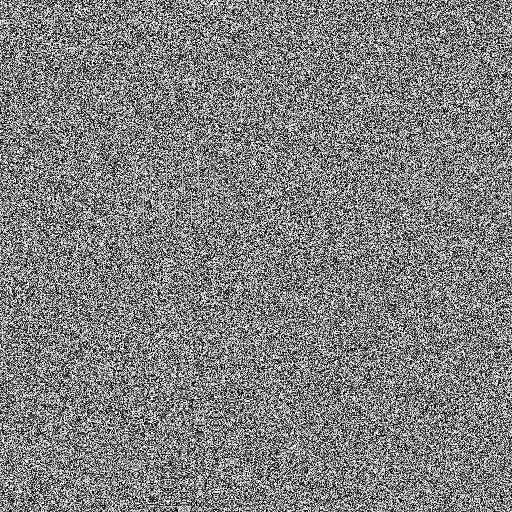
#> input picture DNA_Composite/encrypted.png, 512 x 512 px
$ python dna_composite.py enc 5 encrypted.png
#> lines starting #> are read from the running program, lines starting #| are printed output that depends on the picture
# dna_image_cipher.py
import numpy as np
import cv2
import json
import math
import os
import sys
import time
import argparse
from typing import Tuple, Dict, List, Union
from PIL import Image
import matplotlib.pyplot as plt
from scipy.stats import pearsonr

# ===================================================================
# 1. Enhanced Chaotic Map System
# ===================================================================
class EnhancedChaoticSystem:
    """Manages all chaotic maps with support for multiple instances"""
    def __init__(self, config: Dict):
        self.config = config
        self.transient_iter = config.get("transient_iterations", 1000)

    def logistic_map(self, length: int, x0: float, r: float) -> np.ndarray:
        seq = np.zeros(length)
        x = x0
        for _ in range(self.transient_iter):
            x = r * x * (1 - x)
        for i in range(length):
            x = r * x * (1 - x)
            seq[i] = x
        return seq

    def sine_map(self, length: int, x0: float, a: float) -> np.ndarray:
        seq = np.zeros(length)
        x = x0
        for _ in range(self.transient_iter):
            x = a * math.sin(math.pi * x)
        for i in range(length):
            x = a * math.sin(math.pi * x)
            seq[i] = x
        return seq

    def singer_map(self, length: int, x0: float, mu: float) -> np.ndarray:
        seq = np.zeros(length)
        x = x0
        for _ in range(self.transient_iter):
            x = mu * (7.86*x - 23.31*(x**2) + 28.75*(x**3) - 13.3*(x**4))
        for i in range(length):
            x = mu * (7.86*x - 23.31*(x**2) + 28.75*(x**3) - 13.3*(x**4))
            seq[i] = x
        return seq

    def quadratic_map(self, length: int, x0: float, a: float) -> np.ndarray:
        seq = np.zeros(length)
        x = x0
        for _ in range(self.transient_iter):
            x = a - x**2
        for i in range(length):
            x = a - x**2
            seq[i] = x
        return seq

    def pwlcm_map(self, length: int, x0: float, p: float) -> np.ndarray:
        """Piecewise Linear Chaotic Map"""
        seq = np.zeros(length)
        x = x0
        for _ in range(self.transient_iter):
            if x < p:
                x = x / p
            elif x < 0.5:
                x = (x - p) / (0.5 - p)
            else:
                x = 1.0 - x
        for i in range(length):
            if x < p:
                x = x / p
            elif x < 0.5:
                x = (x - p) / (0.5 - p)
            else:
                x = 1.0 - x
            seq[i] = x
        return seq

    def lorenz_map(self, length: int, x0: float, y0: float, z0: float,
                  sigma: float = 10.0, rho: float = 28.0, beta: float = 8.0/3) -> np.ndarray:
        """Lorenz system (returns x-component)"""
        seq = np.zeros(length)
        x, y, z = x0, y0, z0
        dt = 0.01
        for _ in range(self.transient_iter):
            dx = sigma * (y - x) * dt
            dy = (x * (rho - z) - y) * dt
            dz = (x * y - beta * z) * dt
            x, y, z = x + dx, y + dy, z + dz
        for i in range(length):
            dx = sigma * (y - x) * dt
            dy = (x * (rho - z) - y) * dt
            dz = (x * y - beta * z) * dt
            x, y, z = x + dx, y + dy, z + dz
            seq[i] = x
        return seq

    def ikeda_map(self, length: int, x0: float, y0: float, u: float = 0.6) -> np.ndarray:
        """Ikeda map (returns x-component)"""
        seq = np.zeros(length)
        x, y = x0, y0
        for _ in range(self.transient_iter):
            t = 0.4 - 6.0 / (1 + x*x + y*y)
            x1 = 1 + u * (x * math.cos(t) - y * math.sin(t))
            y = u * (x * math.sin(t) + y * math.cos(t))
            x = x1
        for i in range(length):
            t = 0.4 - 6.0 / (1 + x*x + y*y)
            x1 = 1 + u * (x * math.cos(t) - y * math.sin(t))
            y = u * (x * math.sin(t) + y * math.cos(t))
            x = x1
            seq[i] = x
        return seq

    def henon_map(self, length: int, x0: float, y0: float, a: float = 1.4, b: float = 0.3) -> np.ndarray:
        """Henon map (returns x-component)"""
        seq = np.zeros(length)
        x, y = x0, y0
        for _ in range(self.transient_iter):
            x1 = 1 - a * x*x + y
            y = b * x
            x = x1
        for i in range(length):
            x1 = 1 - a * x*x + y
            y = b * x
            x = x1
            seq[i] = x
        return seq

    def tent_map(self, length: int, x0: float, b: float = 2.0) -> np.ndarray:
        """Tent map"""
        seq = np.zeros(length)
        x = x0
        for _ in range(self.transient_iter):
            if x < 0.5:
                x = b * x
            else:
                x = b * (1 - x)
        for i in range(length):
            if x < 0.5:
                x = b * x
            else:
                x = b * (1 - x)
            seq[i] = x
        return seq

    def generate_sequence(self, map_type: str, length: int, params: Dict) -> np.ndarray:
        """Unified chaotic sequence generator with multi-instance support"""
        # Handle multiple logistic/sine instances
        if map_type.startswith("logistic"):
            return self.logistic_map(length, params["x0"], params["r"])
        elif map_type.startswith("sine"):
            return self.sine_map(length, params["x0"], params["a"])

        # Other map types
        if map_type == "singer":
            return self.singer_map(length, params["x0"], params["mu"])
        elif map_type == "quadratic":
            return self.quadratic_map(length, params["x0"], params["a"])
        elif map_type == "pwlcm":
            return self.pwlcm_map(length, params["x0"], params["p"])
        elif map_type == "lorenz":
            return self.lorenz_map(length, params["x0"], params["y0"], params["z0"])
        elif map_type == "ikeda":
            return self.ikeda_map(length, params["x0"], params["y0"], params["u"])
        elif map_type == "henon":
            return self.henon_map(length, params["x0"], params["y0"], params["a"], params["b"])
        elif map_type == "tent":
            return self.tent_map(length, params["x0"], params["b"])
        else:
            raise ValueError(f"Unknown map type: {map_type}")

# ===================================================================
# 2. DNA Encoding System
# ===================================================================
class DNAEncoder:
    """Handles DNA encoding/decoding with dynamic rules"""
    DNA_RULES = {
        1: {'00': 'A', '01': 'C', '10': 'G', '11': 'T'},
        2: {'00': 'A', '01': 'G', '10': 'C', '11': 'T'},
        3: {'00': 'C', '01': 'A', '10': 'T', '11': 'G'},
        4: {'00': 'G', '01': 'A', '10': 'T', '11': 'C'},
        5: {'00': 'T', '01': 'C', '10': 'G', '11': 'A'},
        6: {'00': 'T', '01': 'G', '10': 'C', '11': 'A'},
        7: {'00': 'G', '01': 'C', '10': 'A', '11': 'T'},
        8: {'00': 'C', '01': 'G', '10': 'A', '11': 'T'}
    }

    DNA_REVERSE = {rule: {v: k for k, v in mapping.items()} for rule, mapping in DNA_RULES.items()}

    DNA_XOR = {
        'A': {'A': 'A', 'C': 'C', 'G': 'G', 'T': 'T'},
        'C': {'A': 'C', 'C': 'A', 'G': 'T', 'T': 'G'},
        'G': {'A': 'G', 'C': 'T', 'G': 'A', 'T': 'C'},
        'T': {'A': 'T', 'C': 'G', 'G': 'C', 'T': 'A'}
    }

    @staticmethod
    def encode_image(image: np.ndarray, rule_seq: np.ndarray) -> np.ndarray:
        bin_img = np.vectorize(lambda x: np.binary_repr(x, width=8))(image)
        dna_matrix = np.empty((*image.shape, 4), dtype='U1')

        for i in range(image.shape[0]):
            for j in range(image.shape[1]):
                # FIXED: Properly scale to 8 rules
                rule_val = rule_seq[i, j]
                rule = int(rule_val * 8) % 8 + 1
                pixel_bin = bin_img[i, j]
                bases = [
                    DNAEncoder.DNA_RULES[rule][pixel_bin[k:k+2]]
                    for k in range(0, 8, 2)
                ]
                dna_matrix[i, j] = bases
        return dna_matrix

    @staticmethod
    def decode_image(dna_matrix: np.ndarray, rule_seq: np.ndarray) -> np.ndarray:
        decoded = np.zeros(dna_matrix.shape[:2], dtype=np.uint8)

        for i in range(dna_matrix.shape[0]):
            for j in range(dna_matrix.shape[1]):
                # FIXED: Properly scale to 8 rules
                rule_val = rule_seq[i, j]
                rule = int(rule_val * 8) % 8 + 1
                bases = dna_matrix[i, j]
                bin_str = ""
                for base in bases:
                    bin_str += DNAEncoder.DNA_REVERSE[rule][base]
                decoded[i, j] = int(bin_str, 2)
        return decoded

    @staticmethod
    def dna_xor(dna_matrix1: np.ndarray, dna_matrix2: np.ndarray) -> np.ndarray:
        result = np.empty_like(dna_matrix1)
        for i in range(dna_matrix1.shape[0]):
            for j in range(dna_matrix1.shape[1]):
                for k in range(4):
                    base1 = dna_matrix1[i, j, k]
                    base2 = dna_matrix2[i, j, k]
                    result[i, j, k] = DNAEncoder.DNA_XOR[base1][base2]
        return result

# ===================================================================
# 3. Enhanced Encryption/Decryption
# ===================================================================
class EnhancedDNAImageCipher:
    """Encryption/decryption with configurable rounds and avalanche test support"""
    def __init__(self, config_file: str = "config_enhanced.json"):
        self.config = self._load_config(config_file)
        self.chaos_sys = EnhancedChaoticSystem(self.config["chaos_params"])
        self.original_config = json.load(open(config_file))  # Save original config for avalanche

    @staticmethod
    def _load_config(file_path: str) -> Dict:
#> called with file_path = 'config_enhanced.json'
        try:
            with open(file_path, 'r') as f:
#> (reads DNA_Composite/config_enhanced.json from the repository)
                config = json.load(f)
        except FileNotFoundError:
            config = {
                "chaos_params": {
                    "transient_iterations": 1000,
                    "logistic": {"x0": 0.345, "r": 3.89},
                    "sine": {"x0": 0.456, "a": 0.99},
                    "singer": {"x0": 0.567, "mu": 1.07},
                    "quadratic": {"x0": 0.123, "a": 1.75},
                    "pwlcm": {"x0": 0.234, "p": 0.25},
                    "lorenz": {"x0": 0.1, "y0": 0.2, "z0": 0.3},
                    "ikeda": {"x0": 0.345, "y0": 0.456, "u": 0.6},
                    "henon": {"x0": 0.1, "y0": 0.2, "a": 1.4, "b": 0.3},
                    "tent": {"x0": 0.123, "b": 2.0},
                    "logistic2": {"x0": 0.789, "r": 3.999},
                    "sine2": {"x0": 0.891, "a": 0.95},
                },
                "scrambling_maps": [
                    "quadratic", "pwlcm", "lorenz", "ikeda",
                    "henon", "tent", "logistic2", "sine2"
                ]
            }
            with open(file_path, 'w') as f:
                json.dump(config, f, indent=4)
        return config

    def _xor_operation(self, image: np.ndarray, k1: np.ndarray, k2: np.ndarray) -> np.ndarray:
        # Convert to uint16 to prevent overflow during addition
        k1_16 = k1.astype(np.uint16)
        k2_16 = k2.astype(np.uint16)

        # Perform addition and modulo operation in uint16 space
        combined = (k1_16 + k2_16) % 256

        # Convert back to uint8 before XOR operation
        combined_uint8 = combined.astype(np.uint8)
        return np.bitwise_xor(image, combined_uint8)

    def _generate_key(self, shape: Tuple[int, int], map_type: str) -> np.ndarray:
        params = self.config["chaos_params"][map_type]
        seq = self.chaos_sys.generate_sequence(map_type, shape[0]*shape[1], params)

        # Convert to binary key with better sensitivity
        binary_key = np.zeros_like(seq, dtype=np.uint8)
        for i in range(len(seq)):
            # Use multiple thresholds for better diffusion
            if seq[i] < 0.25:
                binary_key[i] = 0
            elif seq[i] < 0.5:
                binary_key[i] = 1
            elif seq[i] < 0.75:
                binary_key[i] = 2
            else:
                binary_key[i] = 3

        return binary_key.reshape(shape)


    def _generate_rule_seq(self, shape: Tuple[int, int]) -> np.ndarray:
        params = self.config["chaos_params"]["logistic"]
        seq = self.chaos_sys.generate_sequence("logistic", shape[0]*shape[1], params)
        return seq.reshape(shape)

    def _generate_dna_key(self, shape: Tuple[int, int]) -> np.ndarray:
        # Generate key image values
        params = self.config["chaos_params"]["sine"]
        seq = self.chaos_sys.generate_sequence("sine", shape[0]*shape[1], params)
        img_seq = (seq * 255).astype(np.uint8).reshape(shape)

        # Generate rule sequence as FLOAT array (0-1)
        rule_params = self.config["chaos_params"]["logistic"]
        rule_seq = self.chaos_sys.generate_sequence("logistic", shape[0]*shape[1], rule_params)
        rule_seq = rule_seq.reshape(shape)

        return DNAEncoder.encode_image(img_seq, rule_seq)

    def _split_blocks(self, image: np.ndarray) -> List[np.ndarray]:
        h, w = image.shape
        block_h, block_w = h // 4, w // 4
        blocks = []

        for i in range(4):
            for j in range(4):
                y_start = i * block_h
                y_end = (i+1) * block_h if i < 3 else h
                x_start = j * block_w
                x_end = (j+1) * block_w if j < 3 else w
                blocks.append(image[y_start:y_end, x_start:x_end])
        return blocks

    def _merge_blocks(self, blocks: List[np.ndarray], orig_shape: Tuple[int, int]) -> np.ndarray:
        h, w = orig_shape
        block_h, block_w = h // 4, w // 4
        rows = []

        for i in range(4):
            row_blocks = []
            for j in range(4):
                idx = i*4 + j
                if j == 3:
                    block_w_adjusted = w - 3*block_w
                else:
                    block_w_adjusted = block_w

                if i == 3:
                    block_h_adjusted = h - 3*block_h
                else:
                    block_h_adjusted = block_h

                if blocks[idx].shape != (block_h_adjusted, block_w_adjusted):
                    blocks[idx] = blocks[idx][:block_h_adjusted, :block_w_adjusted]

                row_blocks.append(blocks[idx])
            rows.append(np.concatenate(row_blocks, axis=1))
        return np.concatenate(rows, axis=0)

    def _scramble_block(self, block: np.ndarray, map_type: str) -> np.ndarray:
        params = self.config["chaos_params"][map_type]
        seq = self.chaos_sys.generate_sequence(map_type, block.size, params)
        perm = np.argsort(seq)
        flat_block = block.flatten()
        scrambled = flat_block[perm].reshape(block.shape)
        return scrambled

    # [8 lines left out: function _unscramble_block, not called in this run]

    def _scramble_blocks(self, image: np.ndarray) -> np.ndarray:
        singer_params = self.config["chaos_params"]["singer"]
        singer_seq = self.chaos_sys.generate_sequence("singer", 16, singer_params)

        min_val, max_val = np.min(singer_seq), np.max(singer_seq)
        singer_seq = (singer_seq - min_val) / (max_val - min_val)
        map_indices = (singer_seq * 8).astype(int) % 8
        scrambling_maps = self.config["scrambling_maps"]

        blocks = self._split_blocks(image)
        orig_shape = image.shape
        scrambled_blocks = []

        total_blocks = 16
        for i in range(total_blocks):
            map_idx = map_indices[i]
            map_name = scrambling_maps[map_idx]
            scrambled = self._scramble_block(blocks[i], map_name)
            scrambled_blocks.append(scrambled)
        return self._merge_blocks(scrambled_blocks, orig_shape)

    # [20 lines left out: function _unscramble_blocks, not called in this run]

    def _encrypt_round(self, image: np.ndarray) -> np.ndarray:
        shape = image.shape

        print("Generating logistic key...")
        k1 = self._generate_key(shape, "logistic")
        print("Generating sine key...")
        k2 = self._generate_key(shape, "sine")

        print("Performing XOR operation...")
        I2 = self._xor_operation(image, k1, k2)
        print("Generating rule sequence...")
        rule_seq = self._generate_rule_seq(shape)
        print("DNA encoding...")
        dna_img = DNAEncoder.encode_image(I2, rule_seq)
        print("Generating DNA key...")
        dna_key = self._generate_dna_key(shape)
        print("DNA XOR operation...")
        dna_xored = DNAEncoder.dna_xor(dna_img, dna_key)
        print("DNA decoding...")
        I3 = DNAEncoder.decode_image(dna_xored, rule_seq)
        print("Performing XOR operation...")
        I4 = self._xor_operation(I3, k1, k2)
        print("Scrambling blocks...")
        I5 = self._scramble_blocks(I4)
        print("Performing final XOR operation...")
        I6 = self._xor_operation(I5, k1, k2)

        return I6

    # [28 lines left out: function _decrypt_round, not called in this run]

    def encrypt(self, image_path: str, output_path: str = "encrypted.png", rounds: int = 1):
#> called with image_path = 'encrypted.png', output_path = 'encrypted.png', rounds = 5
        start_time = time.time()
        print(f"Loading image: {image_path}")
        img = cv2.imread(image_path, cv2.IMREAD_GRAYSCALE)
#> img is the input picture: shape (512, 512); min 0, max 255, mean 127.7
        if img is None:
            raise ValueError("Image not found or invalid format")

        encrypted_img = img.copy()
        for i in range(rounds):
            round_start = time.time()
            print(f"\n=== ENCRYPTION ROUND {i+1}/{rounds} ===")
            encrypted_img = self._encrypt_round(encrypted_img)

            round_time = time.time() - round_start
            print(f"Round {i+1} completed in {round_time:.2f} seconds")
#> this loop made 5 passes
#> pass 1, in _xor_operation, `k1_16 = k1.astype(np.uint16)`:
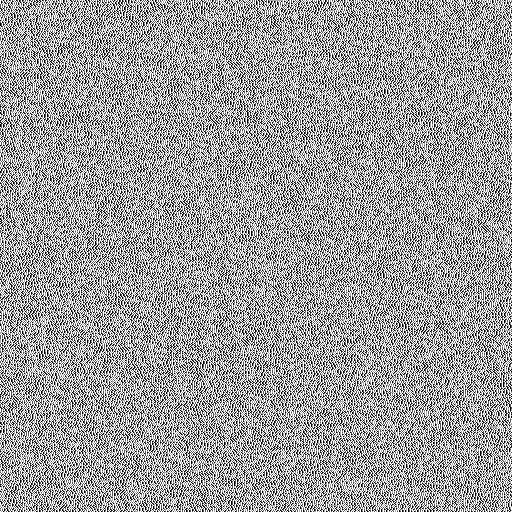
#> k1_16: shape (512, 512) uint16; min 0, max 3, mean 1.84; drawn with min black and max white
#> pass 1, in _xor_operation, `k2_16 = k2.astype(np.uint16)`:
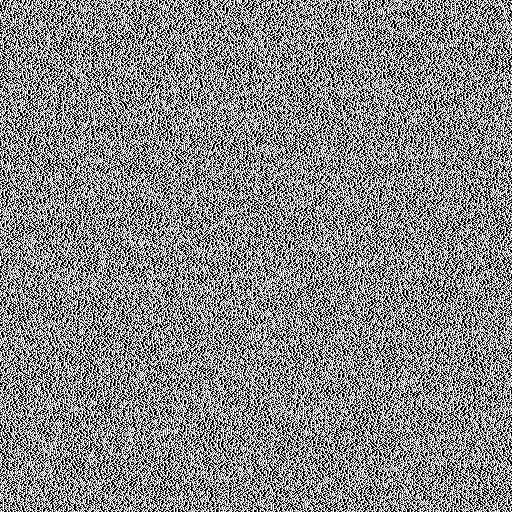
#> k2_16: shape (512, 512) uint16; min 0, max 3, mean 1.59; drawn with min black and max white
#> pass 1, in _xor_operation, `combined = (k1_16 + k2_16) % 256`:
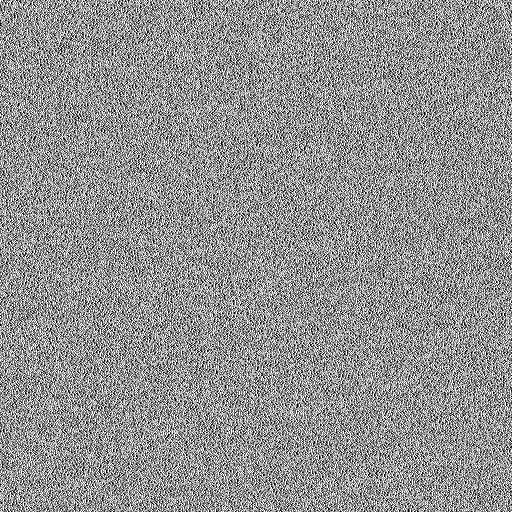
#> combined: shape (512, 512) uint16; min 0, max 6, mean 3.43; drawn with min black and max white
#> after the loop:
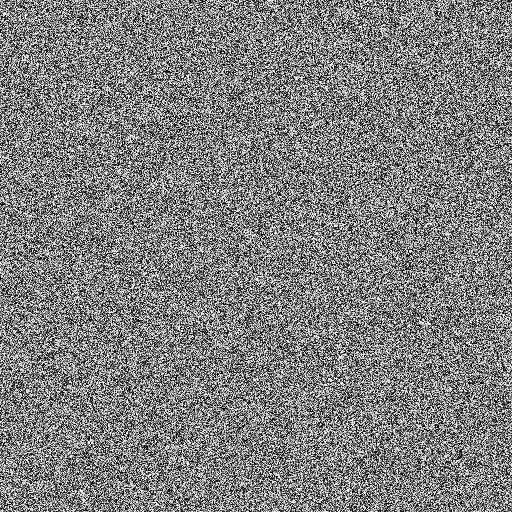
#> encrypted_img: shape (512, 512); min 0, max 255, mean 127.3

        print(f"Saving encrypted image: {output_path}")
        cv2.imwrite(output_path, encrypted_img)

        total_time = time.time() - start_time
        print(f"\nTotal encryption time: {total_time:.2f} seconds")
        return encrypted_img

    # [24 lines left out: function decrypt, not called in this run]

# ===================================================================
# 5. Command-Line Interface
# ===================================================================
def main():
    parser = argparse.ArgumentParser(description='DNA Image Cipher Encryption/Decryption')
    parser.add_argument('mode', choices=['enc', 'dec'], help='Mode: enc for encryption, dec for decryption')
    parser.add_argument('rounds', type=int, help='Number of encryption/decryption rounds')
    parser.add_argument('input', help='Input image file path')
    parser.add_argument('-o', '--output', help='Output image file path', default=None)

    args = parser.parse_args()

    print("Initializing cipher system...")
    cipher = EnhancedDNAImageCipher("config_enhanced.json")

    try:
        if args.mode == "enc":
            output = args.output or "encrypted.png"
            cipher.encrypt(args.input, output, args.rounds)
            print(f"\nEncryption complete! Output saved to {output}")

        elif args.mode == "dec":
            output = args.output or "decrypted.png"
            cipher.decrypt(args.input, output, args.rounds)
            print(f"\nDecryption complete! Output saved to {output}")

    except Exception as e:
        print(f"\nError: {str(e)}")
        import traceback
        traceback.print_exc()
        sys.exit(1)

if __name__ == "__main__":
    main()
